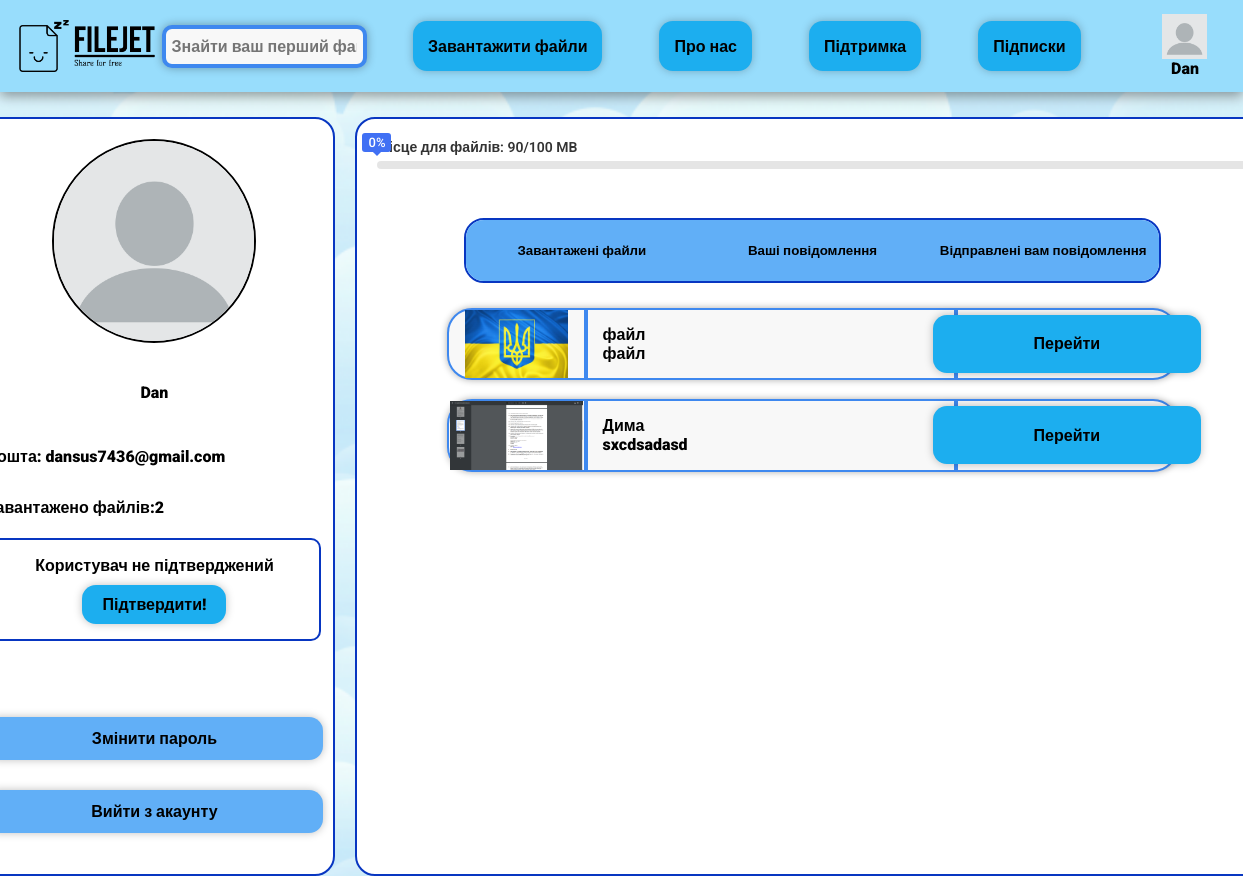
Before: /profile/ (signed in) with the older database file.
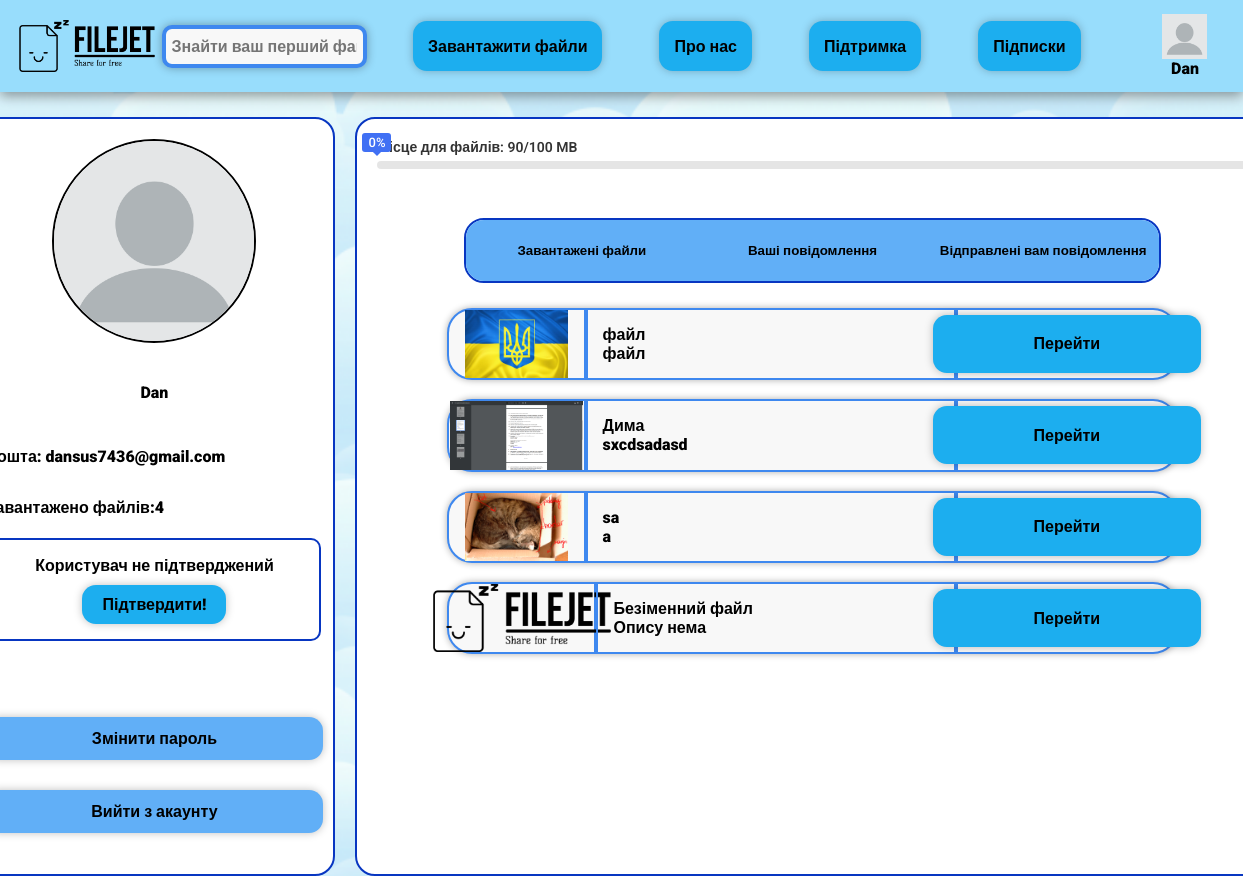
After: the same page with the newer database file.
### FileApp/models.py (models this page shows, shortened)
class File(models.Model):
    file_path = models.FileField(upload_to='files/%Y/%m/%d', max_length=255, null=True, blank=True)
    name = models.CharField(max_length=255, default="Безіменний файл")
    description = models.TextField(default="Опису нема")
    category = models.ForeignKey(Category, on_delete=models.CASCADE, null=True, blank=True)
    private = models.BooleanField()
    image = models.ImageField(upload_to='image/%Y/%m/%d', null=True, blank=True)
    user = models.ForeignKey(settings.AUTH_USER_MODEL, on_delete=models.CASCADE)

### ProfileApp/views.py (the view)
# urls.py: path(r'profile/', show_profile, name='profile'),
@login_required(login_url='main')
def show_profile(request):
    context = {}
    files = list(File.objects.filter(user = request.user))
    profile = Profile.objects.get(user=request.user)
    context['profile'] = profile
    context['files'] = files
    context['file_amount'] = len(files)
    return render(request, 'profile.html', context)

### MainApp/templatetags/base.py (called while the page is built)
@register.simple_tag
def give_user(request):
    if request.user.is_authenticated:
        user = request.user
        profile = Profile.objects.get(user=user)
        return profile

### ProfileApp/templates/profile.html (shortened to what this page needs)
{% extends 'base.html' %}
{% load static %}
{% block style %}<link rel="stylesheet" href="{% static 'css/profile.css' %}">{% endblock %}
{% block content %}
<div id="content">
    <div id="profile-menu">
        <div id="profile-picture">
            {% if profile.image %}
            <img class="image_account" src="{{ profile.image.url }}" alt="Нема аккаунту">
            {% else %}
            <img class="image_account" src="{% static 'images/unregistrate_user.png' %}" alt="Нема аккаунту">
            {% endif %}
        </div>
        <div id="text-info">
            <div id="name-login">
                <span>{{ profile.user.username }}</span>
            </div>
            <div id="email">
                <span>Пошта: {{ profile.user.email }}</span>
            </div>
            <div id="amount-files">
                <span>Завантажено файлів:{{ file_amount }}</span>
            </div>
            <div id="acception">
                <span>Користувач не підтверджений</span>
                <a href="{% url 'authenticate' %}" id="button-accept-email">Підтвердити!</a>
            </div>
        </div>
        <div id="profile-buttons">
            <a href="{% url 'password_change' %}"><span>Змінити пароль</span></a>
            <a href="{% url 'logout' %}"><span>Вийти з акаунту</span></a>
        </div>
    </div>
    <div id="profile-content">
        <div class="skill-box">
            <span class="title">Місце для файлів: 90/100 MB</span>
            <div class="skill-bar">
                <span class="skill-per">
                    <span class="tooltip">{{ profile.procent_size }}%</span>
                </span>
            </div>
        </div>
        <div id="buttons-menu">
            <button class="button-profile">Завантажені файли</button>
            <button class="button-profile">Ваші повідомлення</button>
            <button class="button-profile">Відправлені вам повідомлення</button>
        </div>
        <div id="files">
            {% for file in files %}
            <div class="file">
                <div class="file-image">
                    {% if file.image %}
                    <img src="{{ file.image.url }}" alt="{{ file.name }}">
                    {% else %}
                    Нема зображення
                    {% endif %}
                </div>
                <div class="file-info">
                    <span>{{ file.name }}</span>
                    <span>{{ file.description }}</span>
                </div>
                <div class="file-button">
                    <a class="button-to-file" href="{% url 'file' file.pk %}">Перейти</a>
                </div>
            </div>
            {% endfor %}
        </div>
    </div>
</div>
{% endblock %}

Changed rows visible on the page:
added File: image (picture), name "sa", description "a"
added File: image (picture), name "Безіменний файл", description "Опису нема"
Other visible differences:
{{ file_amount }}: "2" → "4"
